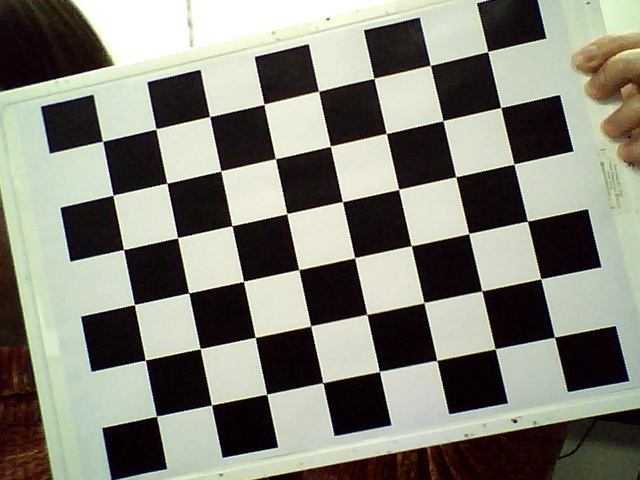
#> input picture aulas/lab02/arquivos/fotos_proprias/marcela_0.jpg, 640 x 480 px, given in place of the camera
$ python detectar_objetos2.py
#> lines starting #> are read from the running program, lines starting #| are printed output that depends on the picture; after the words box and inside, x2 and y2 are one past the last pixel; in counts of white or black regions, pixels touching at a corner belong together
import cv2
import numpy as np

cam = cv2.VideoCapture(0)

zona_x, zona_y, zona_largura, zona_altura = 150, 100, 300, 300

# Limites padrão (serão atualizados na calibração)
AREA_MIN = 2000
AREA_MAX = 40000

modo_calibrado = False  # Flag para indicar que a calibração foi feita

print("[INFO] Pressione 'c' para calibrar automaticamente com o objeto visível.")

while True:
    ret, frame = cam.read()
#> frame is the input picture: shape (480, 640, 3); mean B, G, R 120, 131.1, 131
    if not ret:
        break

    frame = cv2.flip(frame, 1)
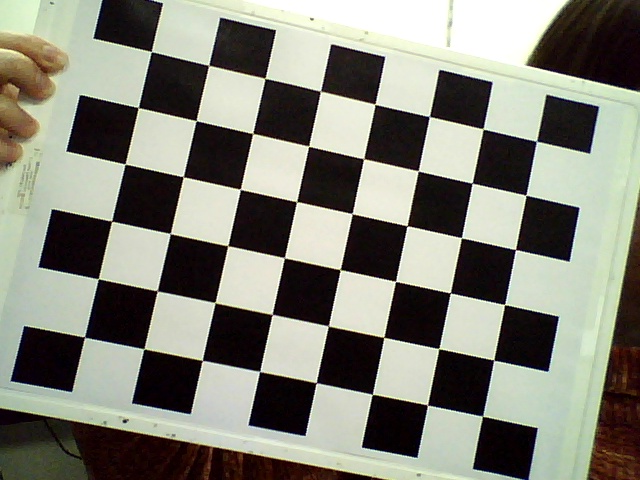
#> frame: shape (480, 640, 3); mean B, G, R 120, 131.1, 131

    # Desenhar área de leitura
    cv2.rectangle(frame, (zona_x, zona_y),
                  (zona_x + zona_largura, zona_y + zona_altura),
                  (255, 0, 0), 2)
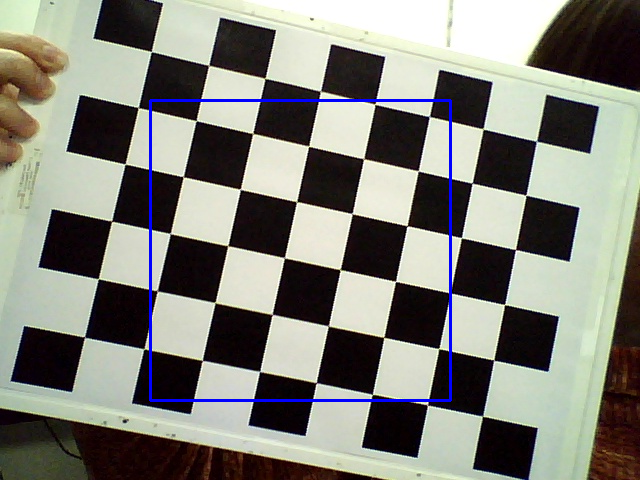
#> frame: shape (480, 640, 3); 1.17% of pixels changed, all inside (x1, y1, x2, y2) = (149, 99, 452, 402)

    gray = cv2.cvtColor(frame, cv2.COLOR_BGR2GRAY)
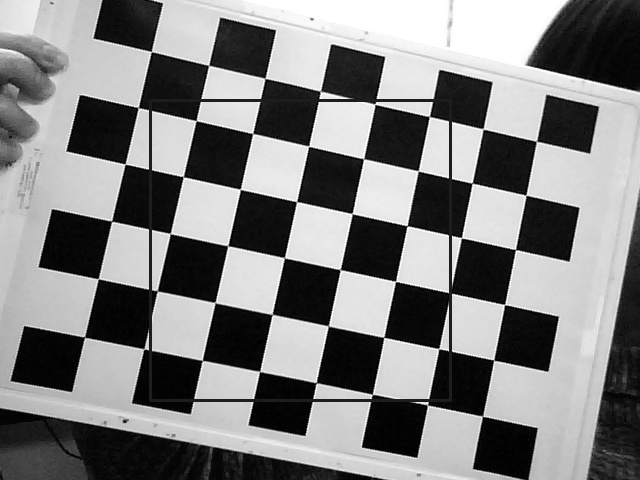
#> gray: shape (480, 640); min 0, max 255, mean 128.7
    gray = cv2.GaussianBlur(gray, (5, 5), 0)
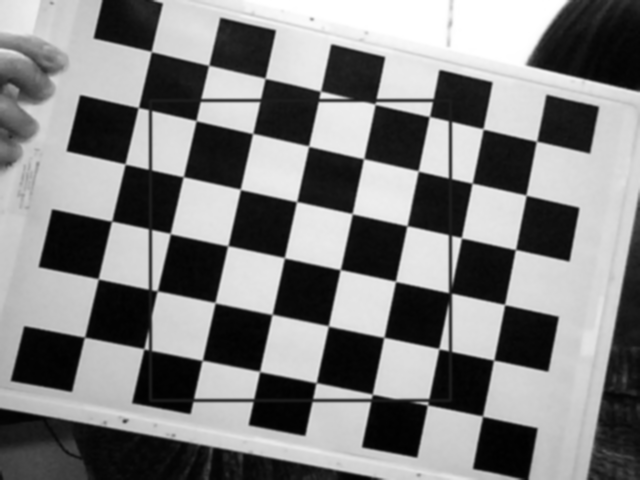
#> gray: shape (480, 640); min 1, max 255, mean 128.7
    edges = cv2.Canny(gray, 50, 150)
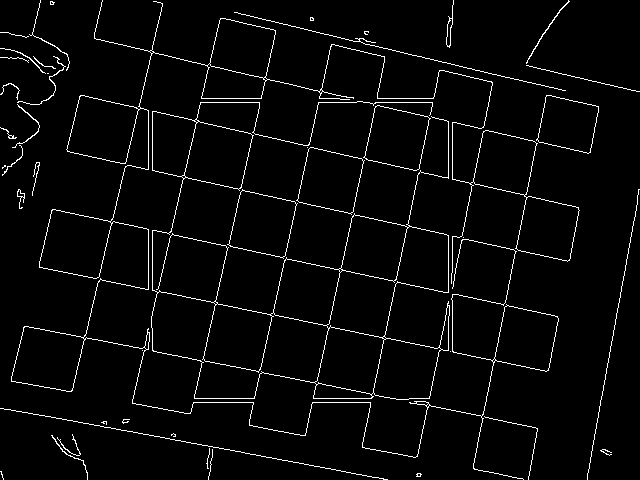
#> edges: shape (480, 640); 3.4% white in thin lines or dots

    contours, _ = cv2.findContours(edges, cv2.RETR_EXTERNAL, cv2.CHAIN_APPROX_SIMPLE)
#> contours = 44 contours, 33 with area under 20; largest, box (x1, y1, x2, y2) and area: (151, 101, 450, 400) 37384, (11, 0, 580, 480) 24127, (227, 189, 298, 259) 3269, (296, 147, 365, 215) 3146, (363, 105, 431, 171) 3047

    objeto_reconhecido = False

    for cnt in contours:
        if objeto_reconhecido:
            break

        x, y, w, h = cv2.boundingRect(cnt)
        area = cv2.contourArea(cnt)
        perimetro = cv2.arcLength(cnt, True)

        if not (zona_x < x < zona_x + zona_largura and zona_y < y < zona_y + zona_altura):
            continue
        if area < AREA_MIN or area > AREA_MAX:
            continue

        approx = cv2.approxPolyDP(cnt, 0.02 * perimetro, True)
        lados = len(approx)

        forma = None
        if lados == 3:
            forma = "Triângulo"
        elif lados == 4:
            razao = w / float(h)
            if 0.9 <= razao <= 1.1:
                forma = "Quadrado"
            else:
                forma = "Retângulo"
        elif lados > 7:
            circularidade = (4 * np.pi * area) / (perimetro ** 2)
            if circularidade > 0.7:
                forma = "Círculo"

        if forma:
            cv2.drawContours(frame, [approx], 0, (0, 255, 0), 2)
            cv2.putText(frame, forma, (x, y - 10),
                        cv2.FONT_HERSHEY_SIMPLEX, 0.8, (0, 0, 255), 2)
            objeto_reconhecido = True
#> this loop made 18 passes
#> (x, y, w, h, area, perimetro, approx, lados) on pass 17: (227, 189, 71, 70, 3269, 248, [[242, 189], [227, 244], [283, 258], [297, 203]], 4)
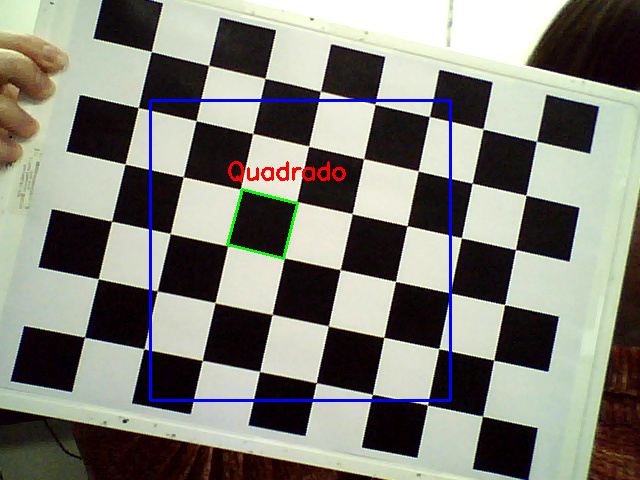
#> frame: shape (480, 640, 3); 0.5% of pixels changed, all inside (x1, y1, x2, y2) = (226, 161, 346, 260)

    # Mostrar modo calibrado na tela
    if modo_calibrado:
        cv2.putText(frame, "CALIBRADO", (10, 30),
                    cv2.FONT_HERSHEY_SIMPLEX, 0.8, (0, 255, 0), 2)

    cv2.imshow("Detector com Calibracao Automatica", frame)

    tecla = cv2.waitKey(1) & 0xFF
#> (key q is pressed here)

    if tecla == ord('q'):
        break

    elif tecla == ord('c'):
        print("[INFO] Calibrando com base no objeto atual...")

        # Captura novamente a imagem para calibrar
        ret, frame_calib = cam.read()
        if not ret:
            continue

        frame_calib = cv2.flip(frame_calib, 1)
        gray_calib = cv2.cvtColor(frame_calib, cv2.COLOR_BGR2GRAY)
        gray_calib = cv2.GaussianBlur(gray_calib, (5, 5), 0)
        edges_calib = cv2.Canny(gray_calib, 50, 150)

        contours_calib, _ = cv2.findContours(edges_calib, cv2.RETR_EXTERNAL, cv2.CHAIN_APPROX_SIMPLE)

        # Encontra maior contorno dentro da zona
        melhor_area = None

        for cnt in contours_calib:
            x, y, w, h = cv2.boundingRect(cnt)
            area = cv2.contourArea(cnt)

            if zona_x < x < zona_x + zona_largura and zona_y < y < zona_y + zona_altura:
                melhor_area = area
                break

        if melhor_area:
            AREA_MIN = int(melhor_area * 0.6)
            AREA_MAX = int(melhor_area * 1.6)
            modo_calibrado = True
            print(f"[INFO] Calibrado! AREA_MIN={AREA_MIN}, AREA_MAX={AREA_MAX}")
        else:
            print("[AVISO] Nenhum objeto detectado na zona azul!")

cam.release()
cv2.destroyAllWindows()

$ run again, on aulas/lab02/arquivos/fotos_proprias/marcela_1.jpg
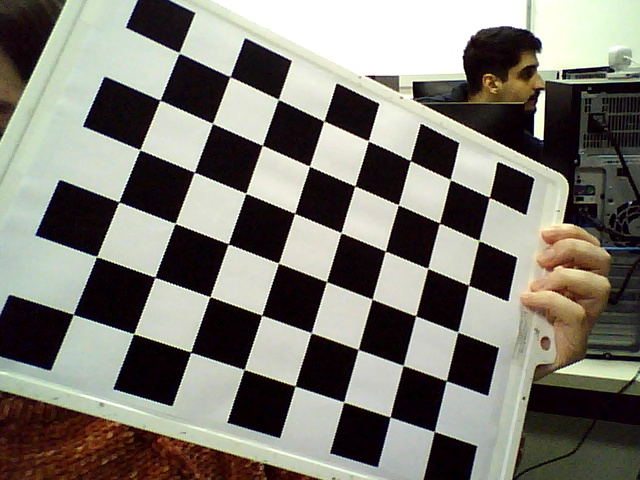
#> input picture aulas/lab02/arquivos/fotos_proprias/marcela_1.jpg, 640 x 480 px, given in place of the camera
#> frame is the input picture: shape (480, 640, 3); mean B, G, R 113.5, 122.2, 124.6
#> `cv2.rectangle(frame, (zona_x, zona_y), (zona_x + zona_largura, zona_y ..`:
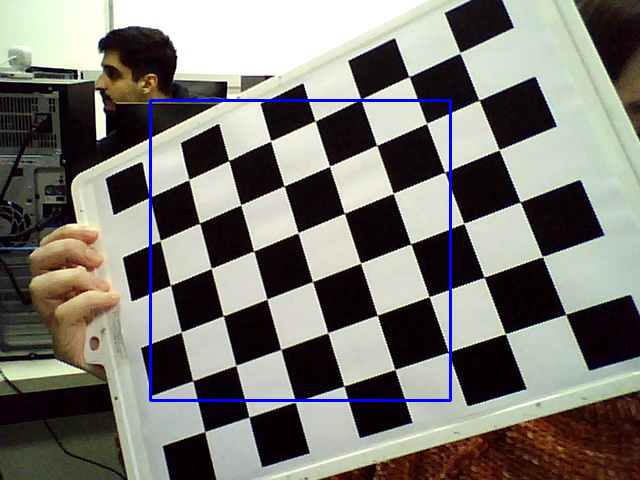
#> frame: shape (480, 640, 3); mean B, G, R 115, 120.7, 123
#> `edges = cv2.Canny(gray, 50, 150)`:
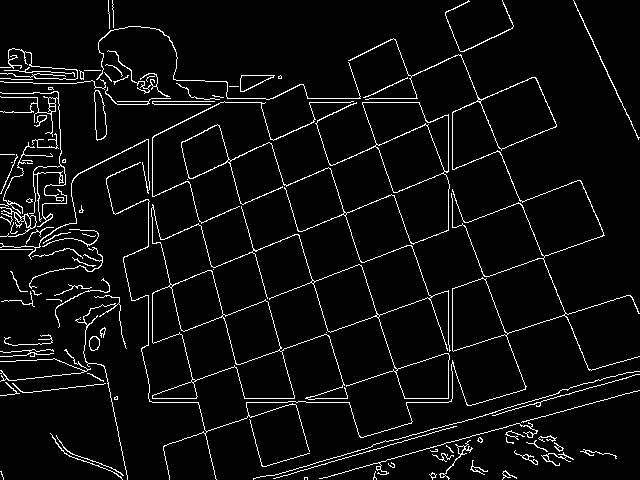
#> edges: shape (480, 640); 5% white in thin lines or dots
#> contours = 101 contours, 72 with area under 20; largest, box (x1, y1, x2, y2) and area: (151, 102, 451, 400) 22334, (106, 38, 640, 480) 6222, (94, 90, 107, 141) 428, (240, 75, 275, 92) 307, (0, 207, 37, 237) 196
#> the loop `for cnt in contours:` made 101 passes
#> (x, y, w, h, area, perimetro, lados, circularidade) on pass 72: (151, 102, 300, 298, 22333.5, 5549, 10, 0.00911)

$ run again, on aulas/lab02/arquivos/fotos_proprias/marcela_10.jpg
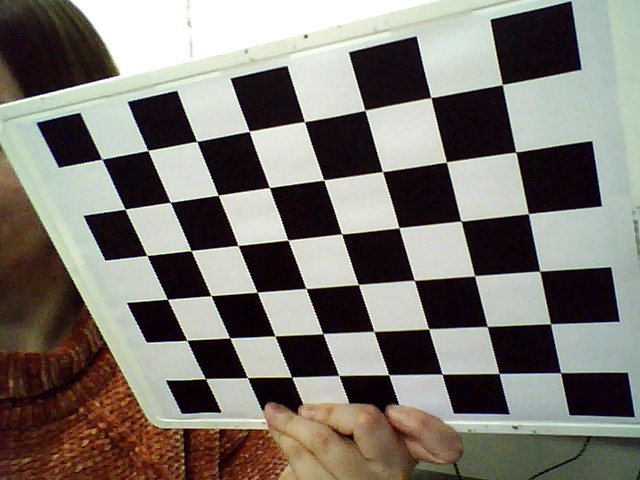
#> input picture aulas/lab02/arquivos/fotos_proprias/marcela_10.jpg, 640 x 480 px, given in place of the camera
#> frame is the input picture: shape (480, 640, 3); mean B, G, R 112.9, 119.9, 124.3
#> `cv2.rectangle(frame, (zona_x, zona_y), (zona_x + zona_largura, zona_y ..`:
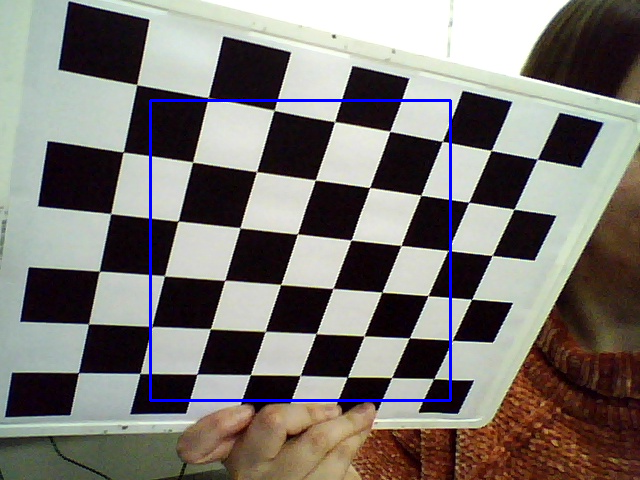
#> frame: shape (480, 640, 3); mean B, G, R 114.6, 118.7, 123
#> `edges = cv2.Canny(gray, 50, 150)`:
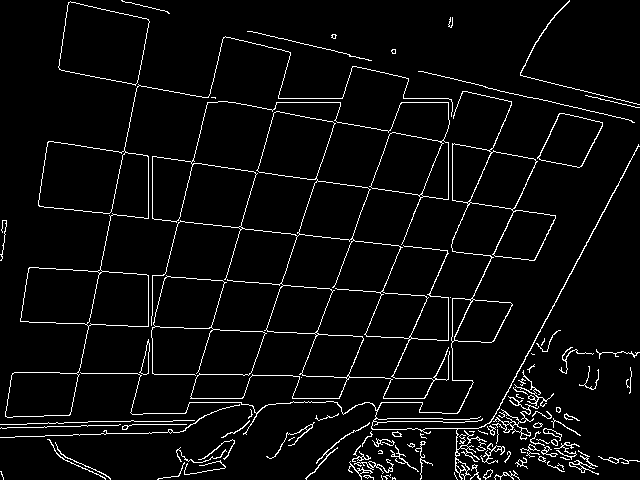
#> edges: shape (480, 640); 4.6% white in thin lines or dots
#> contours = 95 contours, 57 with area under 20; largest, box (x1, y1, x2, y2) and area: (151, 101, 450, 399) 32130, (5, 36, 453, 418) 14294, (80, 91, 640, 480) 8647, (58, 1, 150, 86) 5518, (537, 113, 603, 168) 2206
#> the loop `for cnt in contours:` made 95 passes
#> (x, y, w, h, area, perimetro, lados, circularidade) on pass 83: (151, 101, 299, 298, 32130, 5409.7, 11, 0.0138)

$ run again, on aulas/lab02/arquivos/fotos_proprias/marcela_11.jpg
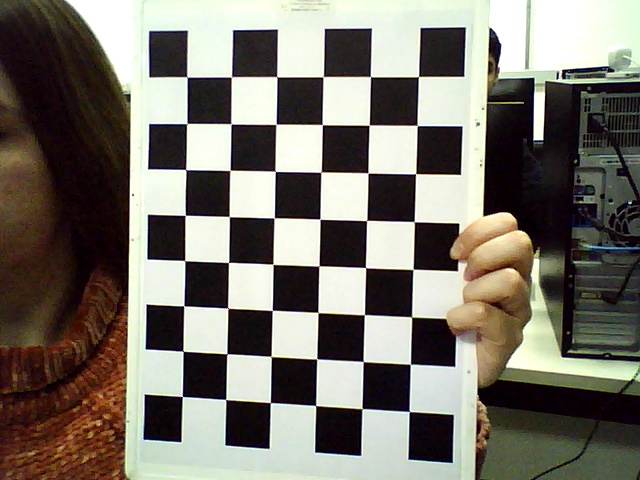
#> input picture aulas/lab02/arquivos/fotos_proprias/marcela_11.jpg, 640 x 480 px, given in place of the camera
#> frame is the input picture: shape (480, 640, 3); mean B, G, R 107.3, 116.7, 121.2
#> `edges = cv2.Canny(gray, 50, 150)`:
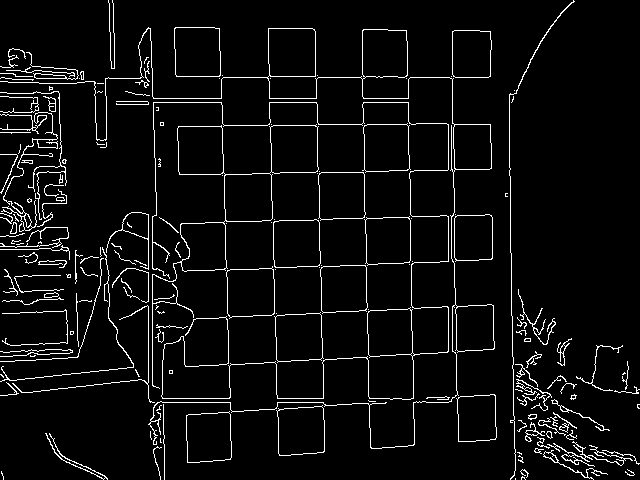
#> edges: shape (480, 640); 5.1% white in thin lines or dots
#> contours = 172 contours, 129 with area under 20; largest, box (x1, y1, x2, y2) and area: (152, 124, 319, 389) 8534, (0, 27, 495, 449) 7731, (174, 27, 221, 77) 2196, (226, 266, 275, 319) 2190, (273, 219, 321, 268) 2138
#> the loop `for cnt in contours:` made 61 passes
#> (x, y, w, h, area, perimetro, approx, lados) on pass 60: (274, 312, 50, 51, 2114, 195.9, [[320, 312], [274, 316], [277, 362], [323, 358]], 4)
#> after the loop `for cnt in contours:`:
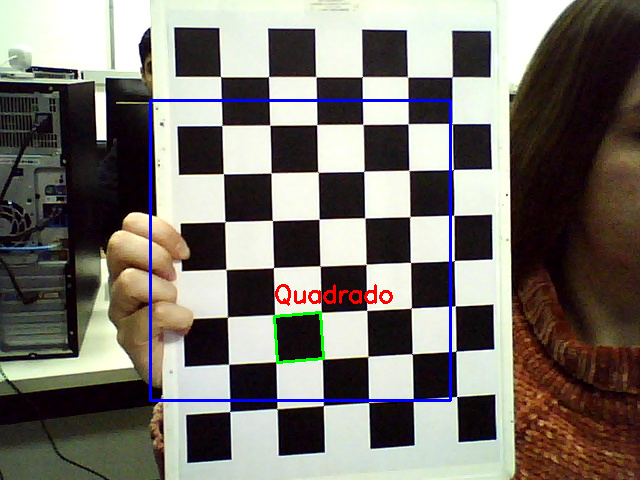
#> frame: shape (480, 640, 3); mean B, G, R 108.3, 114.9, 119.7
